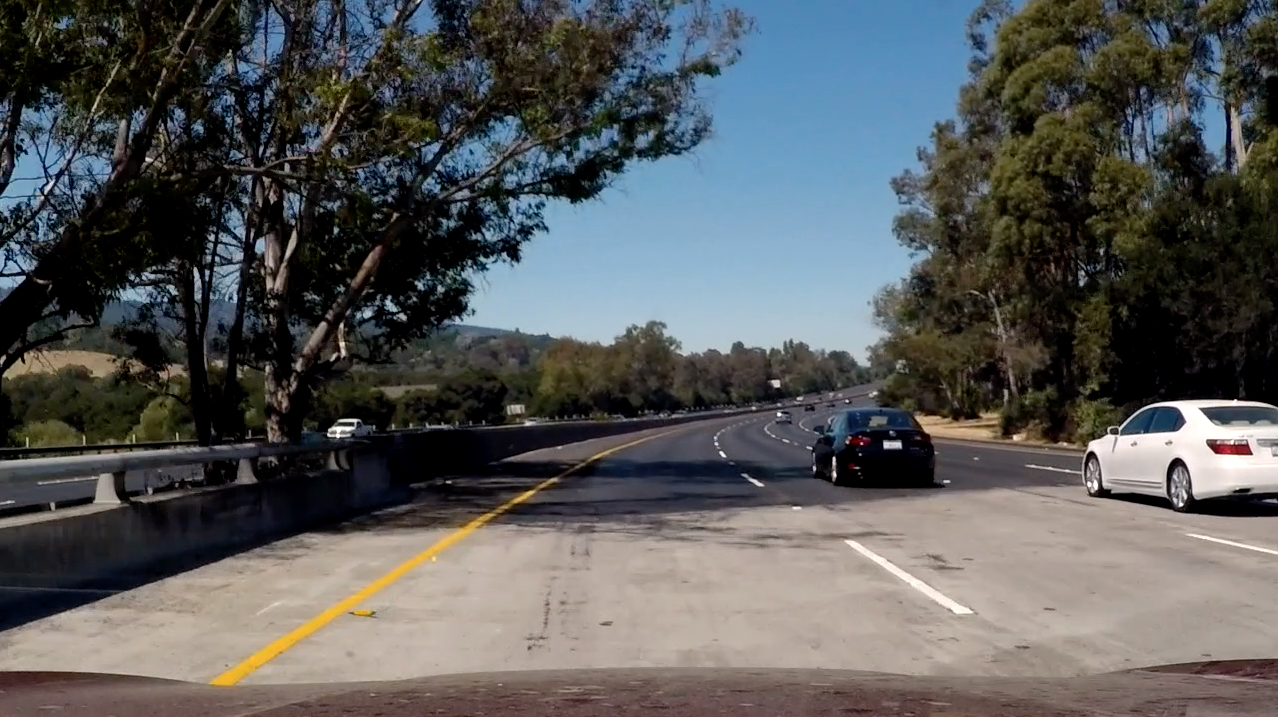
#> input picture week4/challenge1.jpg, 1278 x 717 px
$ jupyter execute --allow-errors 'Computing vanishing point in road lane image.ipynb'   (shell and % lines are left out)
#> lines starting #> are read from the running program, lines starting #| are printed output that depends on the picture; after the words box and inside, x2 and y2 are one past the last pixel; in counts of white or black regions, pixels touching at a corner belong together
[cell 1]
from scipy.stats import linregress
import matplotlib.pyplot as plt
import matplotlib.image as mpimg
import numpy as np
import cv2
import os
import math

### Lane detection pipeline looks like this:

[cell 2]
def weighted_img(img, initial_img, α=0.8, β=1., λ=0.):
    return cv2.addWeighted(initial_img, α, img, β, λ)

def stack_images(img_a, img_b):
    return np.hstack((img_a, img_b))

def show_image(img):
    plt.figure(figsize = (15, 10))
    plt.imshow(img)

def show_gray_image(img):
    plt.figure(figsize = (15, 10))
    plt.imshow(img, cmap='gray')

def plot_start():
    plt.figure(figsize = (15, 10))

def plot_lines(lines, color):
    for line in lines:
        for x1, y1, x2, y2 in line:
            plt.plot((x1, x2), (y1, y2), color)

def plot_function(f, xs):
    for x in range(xs[0], xs[len(xs) - 1]):
        plt.plot(x, f(x), 'g2')

[cell 3]
def region_of_interest(img, vertices):
    mask = np.zeros_like(img)

    #defining a 3 channel or 1 channel color to fill the mask with depending on the input image
    if len(img.shape) > 2:
        channel_count = img.shape[2]  # i.e. 3 or 4 depending on your image
        ignore_mask_color = (255,) * channel_count
    else:
        ignore_mask_color = 255

    cv2.fillPoly(mask, vertices, ignore_mask_color)
    masked_image = cv2.bitwise_and(img, mask)

    return masked_image

def crop_roi(image, top_left, top_right, bottom_right, bottom_left):
    roi = [np.array([top_left, top_right, bottom_right, bottom_left], dtype=np.int32)]
    return region_of_interest(image, roi)

def crop_by_ref(img, ref_width, ref_height, ref_top_x, ref_top_y, ref_bot_x, ref_bot_y):
    width = img.shape[1]
    image_height = img.shape[0]
    middle_x = int(width / 2)
    image_offset_bottom_x = int(width * ref_bot_x / ref_width)
    image_offset_bottom_y = int(image_height * ref_bot_y / ref_height)
    image_offset_top_x = int(width * ref_top_x / ref_width)
    image_offset_top_y = int(image_height * ref_top_y / ref_height)
    top_left = [middle_x - image_offset_top_x, image_offset_top_y]
    top_right = [middle_x + image_offset_top_x, image_offset_top_y]
    bottom_right = [width - image_offset_bottom_x, image_offset_bottom_y]
    bottom_left = [image_offset_bottom_x, image_offset_bottom_y]

    return crop_roi(img, top_left, top_right, bottom_right, bottom_left)

def crop(image, bottom_offset = 0):
    ref_width = 960
    ref_height = 540
    ref_top_x = 50
    ref_top_y = 300
    ref_bottom_x = 70
    ref_bottom_y = 540 - bottom_offset

    return crop_by_ref(image, ref_width, ref_height, ref_top_x, ref_top_y, ref_bottom_x, ref_bottom_y)

[cell 4]
# [5 lines left out: function equalize_histogram, not called in this run]

def clache(img):
    cl = cv2.createCLAHE(clipLimit = 3.0, tileGridSize = (8, 8))

    img_yuv = cv2.cvtColor(img, cv2.COLOR_BGR2YUV)
    y, u, v = cv2.split(img_yuv)
    y_clache = cl.apply(y)
    img_yuv = cv2.merge((y_clache, u, v))

    return cv2.cvtColor(img_yuv, cv2.COLOR_YUV2BGR)

def canny(img, low_threshold, high_threshold):
    return cv2.Canny(img, low_threshold, high_threshold)

def gaussian_blur(img, kernel_size):
    return cv2.GaussianBlur(img, (kernel_size, kernel_size), 0)

def biliteral(img):
    return cv2.bilateralFilter(img, 13, 75, 75)

def unsharp_mask(image, blured):
    return cv2.addWeighted(blured, 1.5, blured, -0.5, 0, image)

[cell 5]
def edges(img):
    gray_img = cv2.cvtColor(img, cv2.COLOR_BGR2GRAY)
    v = np.median(gray_img)
    sigma = 0.33
    lower = int(max(150, (1.0 - sigma) * v))
    upper = int(min(255, (1.0 + sigma) * v))

    return canny(gray_img, lower, upper)

[cell 6]
# [19 lines left out: functions binary_hsv_mask, binary_gray_mask, binary_mask_apply, not called in this run]


def binary_hsv_mask(img, color_range):
    lower = np.array(color_range[0])
    upper = np.array(color_range[1])

    return cv2.inRange(img, lower, upper)

def binary_gray_mask(img, color_range):
    lower = np.array(color_range[0])
    upper = np.array(color_range[1])

    return cv2.inRange(img, color_range[0][0], color_range[1][0])

def binary_mask_apply(img, binary_mask):
    masked_image = np.zeros_like(img)

    for i in range(3):
        masked_image[:,:,i] = binary_mask.copy()

    return masked_image

def binary_mask_apply_color(img, binary_mask):
    return cv2.bitwise_and(img, img, mask = binary_mask)

def filter_by_color_ranges(img, color_ranges):
    result = np.zeros_like(img)
    gray_img = cv2.cvtColor(img, cv2.COLOR_BGR2GRAY)
    hsv_img = cv2.cvtColor(img, cv2.COLOR_BGR2HSV)

    for color_range in color_ranges:
        color_bottom = color_range[0]
        color_top = color_range[1]

        if color_bottom[0] == color_bottom[1] == color_bottom[2] and color_top[0] == color_top[1] == color_top[2]:
            mask = binary_gray_mask(gray_img, color_range)
        else:
            mask = binary_hsv_mask(hsv_img, color_range)

        masked_img = binary_mask_apply(img, mask)
        result = cv2.addWeighted(masked_img, 1.0, result, 1.0, 0.0)

    return result

def color_threshold(img, white_value):
    white = [[white_value, white_value, white_value], [255, 255, 255]]
    yellow = [[80, 90, 90], [120, 255, 255]]

    return filter_by_color_ranges(img, [white, yellow])

[cell 7]
def draw_lanes(height, width, left_x, right_x, intersect_pt):
    line_img = np.zeros((height, width, 3), dtype=np.uint8)

    if left_x != 0 and intersect_pt != None:
        cv2.line(line_img, (left_x, height), (intersect_pt[0], intersect_pt[1]), [255, 0, 0], 5)

    if right_x != 0 and intersect_pt != None:
        cv2.line(line_img, (intersect_pt[0], intersect_pt[1]), (right_x, height), [0, 255, 0], 5)

    return line_img

[cell 8]
# [93 lines left out: functions hough_lines, left_right_lines, filter_lines_outliers, median, not called in this run]


def hough_lines(image, white_value):
    if white_value < 150:
        return None

    image_masked = color_threshold(image, white_value)
    image_edges = edges(image_masked)
    houghed_lns = cv2.HoughLinesP(image_edges, 2, np.pi / 180, 50, np.array([]), 20, 100)

    if houghed_lns is None:
        return hough_lines(image, white_value - 5)

    return houghed_lns

def left_right_lines(lines):
    lines_all_left = []
    lines_all_right = []
    slopes_left = []
    slopes_right = []

    for line in lines:
        for x1, y1, x2, y2 in line:
            slope = (y2 - y1) / (x2 - x1)

            if slope > 0:
                lines_all_right.append(line)
                slopes_right.append(slope)
            else:
                lines_all_left.append(line)
                slopes_left.append(slope)

    filtered_left_lns = filter_lines_outliers(lines_all_left, slopes_left, True)
    filtered_right_lns = filter_lines_outliers(lines_all_right, slopes_right, False)

    return filtered_left_lns, filtered_right_lns

def filter_lines_outliers(lines, slopes, is_left, min_slope = 0.5, max_slope = 0.9):
    if len(lines) < 2:
        return lines

    lines_no_outliers = []
    slopes_no_outliers = []

    for i, line in enumerate(lines):
        slope = slopes[i]

        if min_slope < abs(slope) < max_slope:
            lines_no_outliers.append(line)
            slopes_no_outliers.append(slope)

    slope_median = np.median(slopes_no_outliers)
    slope_std_deviation = np.std(slopes_no_outliers)
    filtered_lines = []

    for i, line in enumerate(lines_no_outliers):
        slope = slopes_no_outliers[i]
        intercepts = np.median(line)

        if slope_median - 2 * slope_std_deviation < slope < slope_median + 2 * slope_std_deviation:
            filtered_lines.append(line)

    return filtered_lines

def median(lines, prev_ms, prev_bs):
    if prev_ms is None:
        prev_ms = []
        prev_bs = []

    xs = []
    ys = []
    xs_med = []
    ys_med = []
    m = 0
    b = 0

    for line in lines:
        for x1, y1, x2, y2 in line:
            xs += [x1, x2]
            ys += [y1, y2]

    if len(xs) > 2 and len(ys) > 2:
#         m, b = np.polyfit(xs, ys, 1)
        m, b, r_value_left, p_value_left, std_err = linregress(xs, ys)

        if len(prev_ms) > 0:
            prev_ms.append(m)
            prev_bs.append(b)
        else:
            return np.poly1d([m, b])

    if len(prev_ms) > 0:
        return np.poly1d([np.average(prev_ms), np.average(prev_bs)])
    else:
        return None

def intersect(f_a, f_b, bottom_y):
    if f_a is None or f_b is None:
        return None

    equation = f_a.coeffs - f_b.coeffs
    x = -equation[1] / equation[0]
    y = np.poly1d(f_a.coeffs)(x)
    x, y = map(int, [x, y])

    return [x, y]

def detect(image, white_value, prev_left_ms, prev_left_bs, prev_right_ms, prev_right_bs):
    houghed_lns = hough_lines(image, white_value)

    if houghed_lns is None:
        return [None, None, None, None]

    filtered_left_lns, filtered_right_lns = left_right_lines(houghed_lns)
    median_left_f = median(filtered_left_lns, prev_left_ms, prev_left_bs)
    median_right_f = median(filtered_right_lns, prev_right_ms, prev_right_bs)

    if median_left_f is None or median_right_f is None:
        return detect(image, white_value - 5, prev_left_ms, prev_left_bs, prev_right_ms, prev_right_bs)
    else:
        return [filtered_left_lns, filtered_right_lns, median_left_f, median_right_f]

[cell 9]
def image_pipeline(image, prev_left_ms = [], prev_left_bs = [], prev_right_ms = [],
                   prev_right_bs = [], bottom_offset = 0, should_plot = False):
    height = image.shape[0]
    width = image.shape[1]

    image_cropped = crop(image, bottom_offset)
    image_blured = biliteral(image_cropped)
    image_unsharp = unsharp_mask(image_cropped, image_blured)
    image_clached = clache(image_unsharp)

    #----------------------------- HOUGH ---------------------------
    left_lns, right_lns, median_left_f, median_right_f = detect(
        image_clached, 220, prev_left_ms, prev_left_bs, prev_right_ms, prev_right_bs)

    if median_left_f is None and median_right_f is None:
        return [image, None, None]

    intersect_pt = intersect(median_left_f, median_right_f, height)

    if intersect_pt is None:
        return [image, median_left_f, median_right_f]

    left_x = int((median_left_f - height).roots)
    right_x = int((median_right_f - height).roots)
    #----------------------------- DRAW ---------------------------

    if should_plot:
        plot_start()
        plot_lines(left_lns, 'r')
        plot_lines(right_lns, 'b')

        if median_left_f is not None:
            plot_function(median_left_f, [left_x, intersect_pt[0]])

        if median_right_f is not None:
            plot_function(median_right_f, [intersect_pt[0], right_x])

    lanes = draw_lanes(height, width, left_x, right_x, intersect_pt)
    return [weighted_img(lanes, image), median_left_f, median_right_f]

[cell 10]
image = mpimg.imread('challenge1.jpg')
#> image is the input picture: shape (717, 1278, 3); mean R, G, B 87.5, 89, 89
image, left_f, right_f = image_pipeline(image, should_plot = True)
#> in region_of_interest, `cv2.fillPoly(mask, vertices, ignore_mask_color)`:
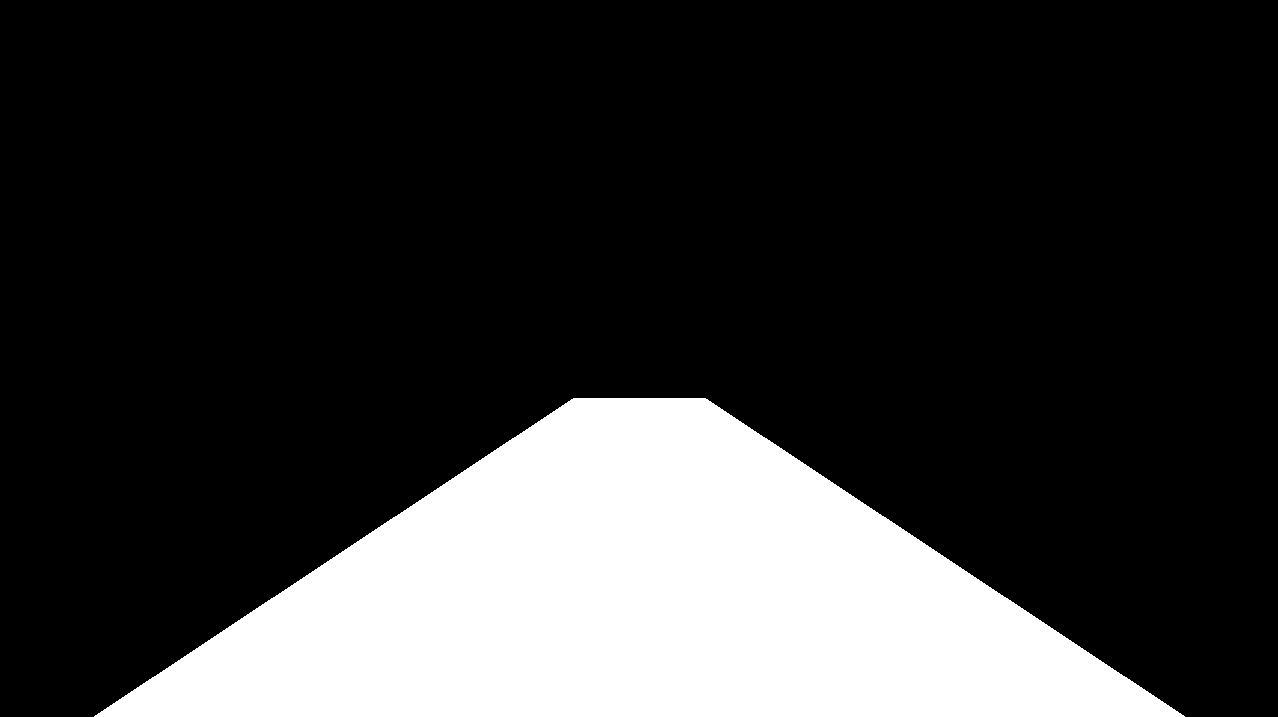
#> mask: shape (717, 1278, 3); 21.3% white; 1 white region, box (x1, y1, x2, y2) and area: (94, 398, 1185, 717) 195389
#> in clache, `y, u, v = cv2.split(img_yuv)`:
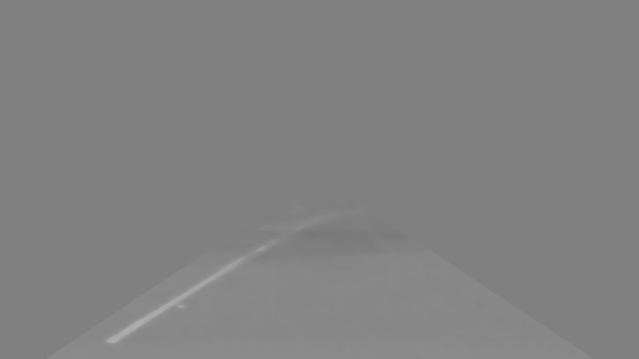
#> u: shape (717, 1278) (shown at 1/2 size); min 119, max 173, mean 129.5
#> in edges, `gray_img = cv2.cvtColor(img, cv2.COLOR_BGR2GRAY)`:
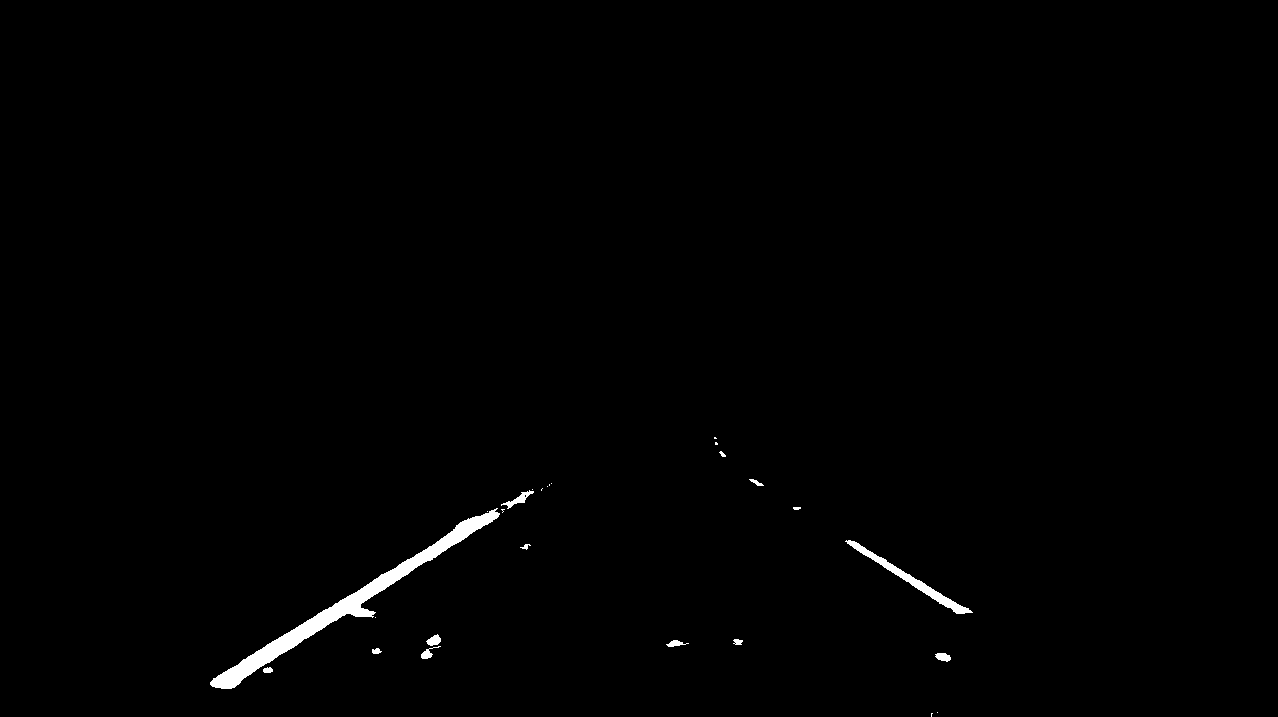
#> gray_img: shape (717, 1278); 0.74% white; 26 white regions (12 under 20 px), largest, box (x1, y1, x2, y2) and area: (210, 508, 500, 689) 4864, (845, 540, 973, 614) 1040, (501, 490, 534, 509) 178
#> in edges, `v = np.median(gray_img)`: v = 0
#> in edges, `lower = int(max(150, (1.0 - sigma) * v))`: lower = 150
#> in edges, `upper = int(min(255, (1.0 + sigma) * v))`: upper = 0
#> in hough_lines, `houghed_lns = cv2.HoughLinesP(image_edges, 2, np.pi / 180, 50, np.arra..`: houghed_lns = [[217, 675, 523, 491], [230, 688, 533, 491], [232, 688, 550, 482], [749, 480, 955, 613], [749, 478, 971, 611], [255, 651, 521, 491], [225, 688, 552, 484], [211, 680, 240, 662], [719, 453, 957, 613]]
#> the loop in left_right_lines, `for line in lines:` made 9 passes
#> after the loop in left_right_lines, `for line in lines:`: lines_all_left = [[[217, 675, 523, 491]], [[230, 688, 533, 491]], [[232, 688, 550, 482]], [[255, 651, 521, 491]], [[225, 688, 552, 484]], [[211, 680, 240, 662]]]; lines_all_right = [[[749, 480, 955, 613]], [[749, 478, 971, 611]], [[719, 453, 957, 613]]]; slopes_left = [-0.601, -0.65, -0.648, -0.602, -0.624, -0.621]; slopes_right = [0.646, 0.599, 0.672]
#> the loop in filter_lines_outliers, `for i, line in enumerate(lines):` made 6 passes
#> (line, slope) on passes 1 to 6: ([[217, 675, 523, 491]], -0.601), ([[230, 688, 533, 491]], -0.65), ([[232, 688, 550, 482]], -0.648), ([[255, 651, 521, 491]], -0.602), ([[225, 688, 552, 484]], -0.624), ([[211, 680, 240, 662]], -0.621)
#> after the loop in filter_lines_outliers, `for i, line in enumerate(lines):`: lines_no_outliers has the same summary as lines_all_left in left_right_lines; slopes_no_outliers = [-0.601, -0.65, -0.648, -0.602, -0.624, -0.621]
#> in filter_lines_outliers, `slope_median = np.median(slopes_no_outliers)`: slope_median = -0.622
#> in filter_lines_outliers, `slope_std_deviation = np.std(slopes_no_outliers)`: slope_std_deviation = 0.0195
#> the loop in filter_lines_outliers, `for i, line in enumerate(lines_no_outliers):` made 6 passes
#> (slope, intercepts) on passes 1 to 6: (-0.601, 507), (-0.65, 512), (-0.648, 516), (-0.602, 506), (-0.624, 518), (-0.621, 451)
#> after the loop in filter_lines_outliers, `for i, line in enumerate(lines_no_outliers):`: filtered_lines has the same summary as lines_all_left in left_right_lines
#> in left_right_lines, `filtered_left_lns = filter_lines_outliers(lines_all_left, slopes_left,..`: filtered_left_lns has the same summary as lines_all_left
#> the loop in filter_lines_outliers (call 2), `for i, line in enumerate(lines):` made 3 passes
#> (line, slope) on passes 1 to 3: ([[749, 480, 955, 613]], 0.646), ([[749, 478, 971, 611]], 0.599), ([[719, 453, 957, 613]], 0.672)
#> the loop in filter_lines_outliers (call 2), `for i, line in enumerate(lines_no_outliers):` made 3 passes
#> (slope, intercepts) on passes 1 to 3: (0.646, 681), (0.599, 680), (0.672, 666)
#> in left_right_lines, `filtered_right_lns = filter_lines_outliers(lines_all_right, slopes_rig..`: filtered_right_lns has the same summary as lines_all_right
#> in detect, `filtered_left_lns, filtered_right_lns = left_right_lines(houghed_lns)`: filtered_left_lns has the same summary as lines_all_left in left_right_lines; filtered_right_lns has the same summary as lines_all_right in left_right_lines
#> the loop in median, `for line in lines:` made 6 passes
#> after the loop in median, `for line in lines:`: xs = [217, 523, 230, 533, 232, 550, 255, 521, 225, 552, 211, 240]; ys = [675, 491, 688, 491, 688, 482, 651, 491, 688, 484, 680, 662]
#> in median, `m, b, r_value_left, p_value_left, std_err = linregress(xs, ys)`: m = -0.615; b = 817.3; r_value_left = -0.996; p_value_left = 6.38e-12; std_err = 0.017
#> the loop in median (call 2), `for line in lines:` made 3 passes
#> in image_pipeline, `left_lns, right_lns, median_left_f, median_right_f = detect( image_cla..`: left_lns has the same summary as lines_all_left in left_right_lines; right_lns has the same summary as lines_all_right in left_right_lines
#> in image_pipeline, `intersect_pt = intersect(median_left_f, median_right_f, height)`: intersect_pt = [653, 415]
#> in image_pipeline, `left_x = int((median_left_f - height).roots)`: left_x = 163
#> in image_pipeline, `right_x = int((median_right_f - height).roots)`: right_x = 1124
#> the loop in plot_lines, `for line in lines:` made 6 passes
#> the loop in plot_lines (call 2), `for line in lines:` made 3 passes
#> in weighted_img, `return cv2.addWeighted(initial_img, α, img, β, λ)`:
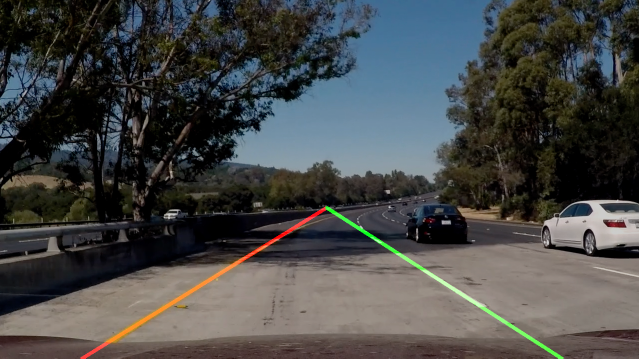
#> returned value: shape (717, 1278, 3) (shown at 1/2 size); mean of channels 0, 1, 2 70.6, 71.8, 71.2; drawn as R, G, B
show_image(image)
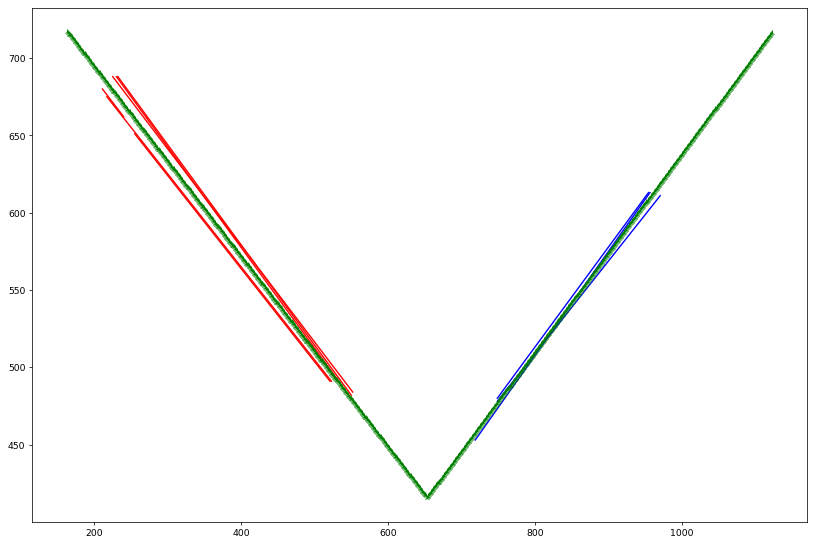
#> figure drawn by matplotlib, 1 panel

[cell 11]
# Import everything needed to edit/save/watch video clips
from moviepy.editor import VideoFileClip
from IPython.display import HTML

[cell 12]
class Lane(object):

    def __init__(self, bottom = 0, buffer = 3):
        self.left_fs = []
        self.right_fs = []
        self.bottom_offset = bottom
        self.buffer_size = buffer
        print("Lane initialized", bottom, buffer)

    # [32 lines left out: function process_frame, not called in this run]

    def process_crop_preview(self, frame):
        return crop(frame, self.bottom_offset)

    # [4 lines left out: function color_correct_preview, not called in this run]

[cell 13]
lane = Lane()
